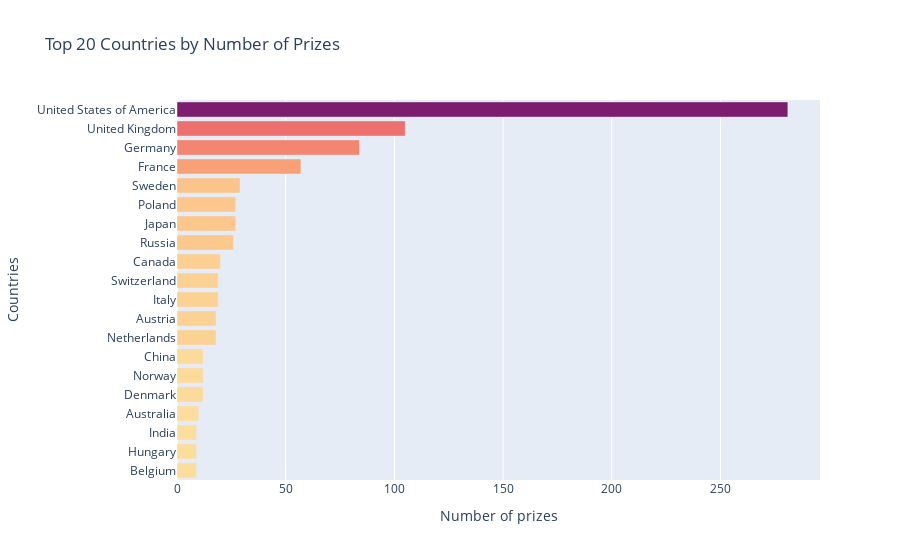

The notebook cell this image was saved under:
### Code cell
fig = px.bar(y = top20_countries.index,
             x = top20_countries.prize, 
             labels={"y": "Countries", "x": "Number of prizes"},
             title="Top 20 Countries by Number of Prizes",
             color=top20_countries.prize,
             color_continuous_scale="sunsetdark",
             orientation="h",
             )
fig.update_yaxes(tickmode="linear", dtick=1)
fig.update_layout(coloraxis_showscale=False)
fig.show()

### Figure 1 — Plotly figure (JSON) as saved in the notebook; plotly's stock layout.template omitted (floating-point values rounded to 4 significant figures)
{"data": [{"alignmentgroup": "True", "hovertemplate": "Number of prizes=%{x}<br>Countries=%{y}<br>color=%{marker.color}<extra></extra>", "legendgroup": "", "marker": {"color": [9, 9, 9, 10, 12, 12, 12, 18, 18, 19, 19, 20, 26, 27, 27, 29, 57, 84, 105, 281], "coloraxis": "coloraxis", "pattern": {"shape": ""}}, "name": "", "offsetgroup": "", "orientation": "h", "showlegend": false, "textposition": "auto", "type": "bar", "x": [9, 9, 9, 10, 12, 12, 12, 18, 18, 19, 19, 20, 26, 27, 27, 29, 57, 84, 105, 281], "xaxis": "x", "y": ["Belgium", "Hungary", "India", "Australia", "Denmark", "Norway", "China", "Netherlands", "Austria", "Italy", "Switzerland", "Canada", "Russia", "Japan", "Poland", "Sweden", "France", "Germany", "United Kingdom", "United States of America"], "yaxis": "y"}], "layout": {"barmode": "relative", "coloraxis": {"colorbar": {"title": {"text": "color"}}, "colorscale": [[0, "rgb(252, 222, 156)"], [0.1667, "rgb(250, 164, 118)"], [0.3333, "rgb(240, 116, 110)"], [0.5, "rgb(227, 79, 111)"], [0.6667, "rgb(220, 57, 119)"], [0.8333, "rgb(185, 37, 122)"], [1, "rgb(124, 29, 111)"]], "showscale": false}, "legend": {"tracegroupgap": 0}, "title": {"text": "Top 20 Countries by Number of Prizes"}, "xaxis": {"anchor": "y", "domain": [0, 1], "title": {"text": "Number of prizes"}}, "yaxis": {"anchor": "x", "domain": [0, 1], "dtick": 1, "tickmode": "linear", "title": {"text": "Countries"}}}}
